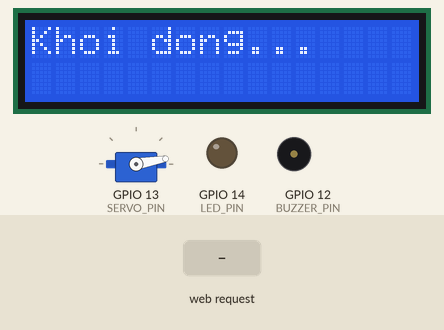
Simulated run of this sketch. Board: ESP32. Parts: servo, 16×2 character LCD, output pins drawn as LEDs (lit = HIGH), buzzer (waves = sounding, pin HIGH). The test bench sets the inputs (shaded band). WiFi joins after 1.5 s; servers stay silent unless stated; uploads are accepted with an empty reply; what the sketch prints to the serial monitor is not drawn.

Above: at 0.6 s.
At 6.9 s:
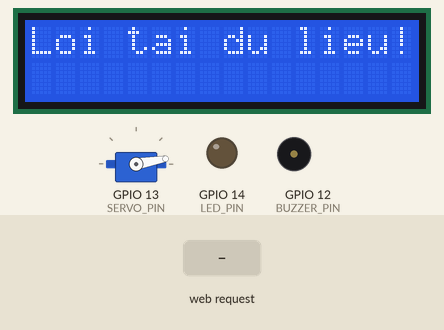
7.0 s: HTTP request GET /open?name=1 received
At 8.9 s:
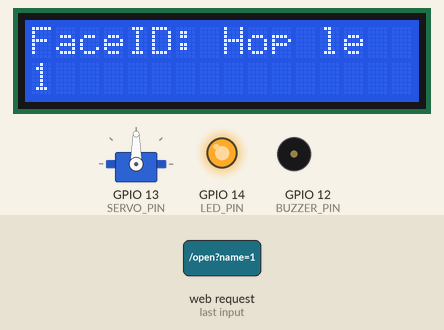
At 14.5 s:
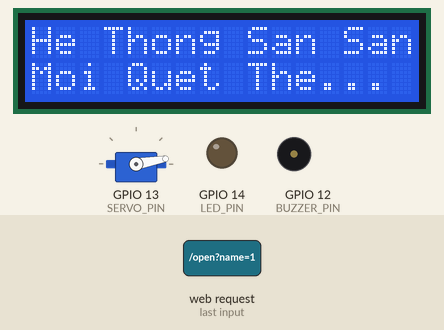
Timing chart, 0 to 15.6 s (numbered marks = the images above; inputs shaded):
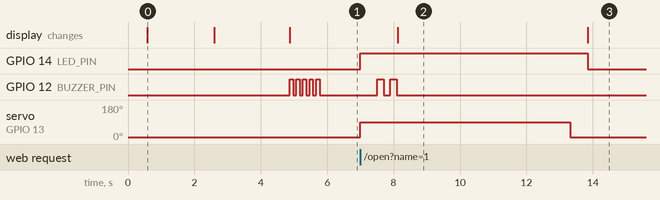

The sketch:

DULIEURIFD_3.ino
```cpp
#include <SPI.h>
#include <MFRC522.h>
#include <WiFi.h>
#include <HTTPClient.h>
#include <Wire.h>
#include <LiquidCrystal_I2C.h>
#include <ESP32Servo.h>
#include <WebServer.h>

WebServer server(80);  // Khởi tạo server ở cổng 80

// ==========================================
// 1. CẤU HÌNH MẠNG & GOOGLE SHEETS
// ==========================================
const char* ssid = "YOUR_WIFI_SSID";
const char* password = "YOUR_WIFI_PASSWORD";

String Web_App_URL = "https://script.google.com/macros/s/AKfycbxFrMJK6SwqrHDr2XpQ2tuv_DX8QEACBPn6ToVXfYV2nefzeCQ_ugcNKUAJBOQxFesZ8Q/exec";

// ==========================================
// 2. CẤU HÌNH CHÂN CHO ESP32
// ==========================================
#define I2C_SDA 21
#define I2C_SCL 22

#define SPI_SCK 18
#define SPI_MISO 19
#define SPI_MOSI 23
#define SS_PIN 5
#define RST_PIN 27

MFRC522 rfid(SS_PIN, RST_PIN);
LiquidCrystal_I2C lcd(0x3F, 16, 2);

const int SERVO_PIN = 13;
const int BUZZER_PIN = 12;
const int LED_PIN = 14;

Servo lockerServo;

// ==========================================
// 3. CẤU TRÚC DỮ LIỆU
// ==========================================
#define MAX_STUDENTS 50
struct Student {
  String id;
  char code[20];
  char name[50];
};

Student students[MAX_STUDENTS];
int studentCount = 0;
String uidString = "";
unsigned long lastRfidCheckTime = 0;

String currentItem = "Tu do so 1";

// ==========================================
// 4. CÁC HÀM CƠ BẢN
// ==========================================
void lockDoor() {
  lockerServo.attach(SERVO_PIN);
  lockerServo.write(10);
  delay(500);
  lockerServo.detach();
}

void unlockDoor() {
  lockerServo.attach(SERVO_PIN);
  lockerServo.write(90);
  delay(500);
  lockerServo.detach();
}

void displayReady() {
  lcd.clear();
  lcd.setCursor(0, 0);
  lcd.print("He Thong San Sang");
  lcd.setCursor(0, 1);
  lcd.print("Moi Quet The...");
  digitalWrite(LED_PIN, LOW);
}

void beep(int times, int delayMs) {
  for(int i = 0; i < times; i++) {
    digitalWrite(BUZZER_PIN, HIGH);
    delay(delayMs);
    digitalWrite(BUZZER_PIN, LOW);
    if(i < times - 1) delay(delayMs);
  }
}

// ==========================================
// 5. HÀM XỬ LÝ NHẬN LỆNH TỪ PYTHON (AI)
// ==========================================
void handleFaceIDOpen() {
  if (server.hasArg("name")) {
    String nameFromAI = server.arg("name");
    Serial.println("\n[AI] Nhan lenh mo cua tu FaceID: " + nameFromAI);

    // Phản hồi chữ "OK" ngay lập tức để trình duyệt KHÔNG BỊ QUAY VÒNG nữa
    server.send(200, "text/plain", "OK");

    // Thực hiện hành động mở cửa
    digitalWrite(LED_PIN, HIGH);
    unlockDoor();
    beep(2, 200);

    lcd.clear();
    lcd.setCursor(0, 0);
    lcd.print("FaceID: Hop le");
    lcd.setCursor(0, 1);

    String display_name = String(nameFromAI);
    if(display_name.length() > 16) display_name = display_name.substring(0, 16);
    lcd.print(display_name);

    // Gửi lên Google Sheets
    uidString = "FaceID"; // Gán mã giả định cho Google Sheets hiểu đây là FaceID
    char nameChar[50];
    nameFromAI.toCharArray(nameChar, 50);
    sendToGoogleSheets(nameChar);

    delay(5000);
    lockDoor();
    displayReady();
  } else {
    server.send(400, "text/plain", "Loi: Thieu ten nguoi dung");
  }
}

// ==========================================
// 6. HÀM SETUP
// ==========================================
void setup() {
  Serial.begin(115200);

  pinMode(BUZZER_PIN, OUTPUT);
  pinMode(LED_PIN, OUTPUT);
  digitalWrite(BUZZER_PIN, LOW);
  digitalWrite(LED_PIN, LOW);

  ESP32PWM::allocateTimer(0);
  lockerServo.setPeriodHertz(50);
  lockDoor();

  Wire.begin(I2C_SDA, I2C_SCL);
  lcd.init();
  lcd.backlight();
  lcd.setCursor(0, 0);
  lcd.print("Khoi dong...");

  // Kết nối WiFi
  WiFi.begin(ssid, password);
  Serial.println("\n--- DANG KET NOI WIFI ---");

  int counter = 0;
  while(WiFi.status() != WL_CONNECTED && counter < 20) {
    delay(1000);
    Serial.print(".");
    counter++;
  }

  if(WiFi.status() == WL_CONNECTED) {
    Serial.println("\nWiFi OK!");

    // Bật WebServer và in IP ra Serial
    Serial.print("Dia chi IP cua ESP32 la: ");
    Serial.println(WiFi.localIP());
    server.on("/open", handleFaceIDOpen);
    server.begin();
    Serial.println("Da bat server lang nghe AI!");

    lcd.clear();
    lcd.print("WiFi OK!");
    lcd.setCursor(0, 1);
    lcd.print(WiFi.localIP()); // In luôn IP ra màn hình LCD cho dễ nhìn
    delay(2000);
  } else {
    Serial.println("\nWiFi Fail!");
    lcd.clear();
    lcd.print("WiFi Loi!");
    delay(2000);
  }

  // Khởi động RFID
  SPI.begin(SPI_SCK, SPI_MISO, SPI_MOSI, SS_PIN);
  rfid.PCD_Init();

  if(readDataSheet()) {
    displayReady();
  } else {
    lcd.clear();
    lcd.setCursor(0, 0);
    lcd.print("Loi tai du lieu!");
    beep(5, 100);
  }
}

// ==========================================
// 7. VÒNG LẶP CHÍNH
// ==========================================
void loop() {
  server.handleClient(); // Bắt mạch ESP32 luôn nghe mạng

  if(millis() - lastRfidCheckTime > 500) {
    readUID();
    lastRfidCheckTime = millis();
  }
}

// ==========================================
// 8. CÁC HÀM XỬ LÝ DỮ LIỆU (RFID & SHEETS)
// ==========================================
void readUID() {
  if (!rfid.PICC_IsNewCardPresent() || !rfid.PICC_ReadCardSerial()) return;

  uidString = "";
  for (byte i = 0; i < rfid.uid.size; i++) {
    if (rfid.uid.uidByte[i] < 0x10) uidString += "0";
    uidString += String(rfid.uid.uidByte[i], HEX);
  }
  uidString.toUpperCase();

  Serial.println("\nQuet the: " + uidString);
  beep(1, 100);
  lcd.clear();
  lcd.print("Dang xu ly...");

  processLocker();
  rfid.PICC_HaltA();
  rfid.PCD_StopCrypto1();
}

void processLocker() {
  char charArray[30];
  uidString.toCharArray(charArray, 30);

  char* studentName = getStudentNameById(charArray);

  if (studentName != nullptr) {
    Serial.println("Hop le. Mo tu!");
    digitalWrite(LED_PIN, HIGH);
    unlockDoor();

    lcd.clear();
    lcd.setCursor(0, 0);
    lcd.print("Xin chao:");
    lcd.setCursor(0, 1);

    String display_name = String(studentName);
    if(display_name.length() > 16) display_name = display_name.substring(0, 16);
    lcd.print(display_name);

    beep(2, 200);
    sendToGoogleSheets(studentName);

    delay(5000);
    lockDoor();
    displayReady();
  } else {
    Serial.println("The sai / Chua dang ky! UID: " + uidString);
    lcd.clear();
    lcd.print("THE SAI! UID:");
    lcd.setCursor(0, 1);
    lcd.print(uidString);
    beep(3, 500);
    delay(4000);
    displayReady();
  }
}

void sendToGoogleSheets(char* studentName) {
  if(WiFi.status() != WL_CONNECTED) return;

  String Send_Data_URL = Web_App_URL + "?sts=writelog";
  Send_Data_URL += "&uid=" + uidString;
  Send_Data_URL += "&name=" + urlencode(String(studentName));
  Send_Data_URL += "&item=" + urlencode(currentItem);

  HTTPClient http;
  http.begin(Send_Data_URL.c_str());
  http.setFollowRedirects(HTTPC_STRICT_FOLLOW_REDIRECTS);

  int httpCode = http.GET();
  http.end();
}

bool readDataSheet() {
  if(WiFi.status() != WL_CONNECTED) return false;

  String Read_Data_URL = Web_App_URL + "?sts=read";
  HTTPClient http;
  http.begin(Read_Data_URL.c_str());
  http.setFollowRedirects(HTTPC_STRICT_FOLLOW_REDIRECTS);

  int httpCode = http.GET();
  studentCount = 0;

  if (httpCode > 0) {
    String payload = http.getString();
    int len = payload.length();
    char charArray[len + 1];
    payload.toCharArray(charArray, len + 1);

    char *token = strtok(charArray, ",");
    while (token != NULL && studentCount < MAX_STUDENTS) {
      students[studentCount].id = String(token);
      token = strtok(NULL, ",");
      if(token) strcpy(students[studentCount].code, token);
      token = strtok(NULL, ",");
      if(token) strcpy(students[studentCount].name, token);

      studentCount++;
      token = strtok(NULL, ",");
    }
  }
  http.end();
  return (studentCount > 0);
}

String urlencode(String str) {
  String encodedString = "";
  char c;
  for (int i = 0; i < str.length(); i++) {
    c = str.charAt(i);
    if (isalnum(c)) encodedString += c;
    else if (c == ' ') encodedString += '+';
    else {
      encodedString += '%';
      char hex[3];
      sprintf(hex, "%02X", c);
      encodedString += hex;
    }
  }
  return encodedString;
}

char* getStudentNameById(char* uid) {
  for (int i = 0; i < studentCount; i++) {
    if (strcmp(students[i].code, uid) == 0) return students[i].name;
  }
  return nullptr;
}
```

Measured:
- after the input at 7.0 s, GPIO 14 (LED_PIN): LOW → HIGH at once, → LOW 6.9 s later; GPIO 12 (BUZZER_PIN): alternates HIGH for 0.20 s and LOW for 0.20 s, 4 changes in all, then stays LOW, starting after 0.50 s; servo on GPIO 13 (SERVO_PIN): 10° → 90° at once, → 10° 6.3 s later; the display: changes after 1.1 s (image 2)
- what the display in image 0 shows lasts 2.0 s, from 0.6 s to 2.6 s
- what the display in image 2 shows lasts 5.8 s, from 8.1 s to 13.9 s
